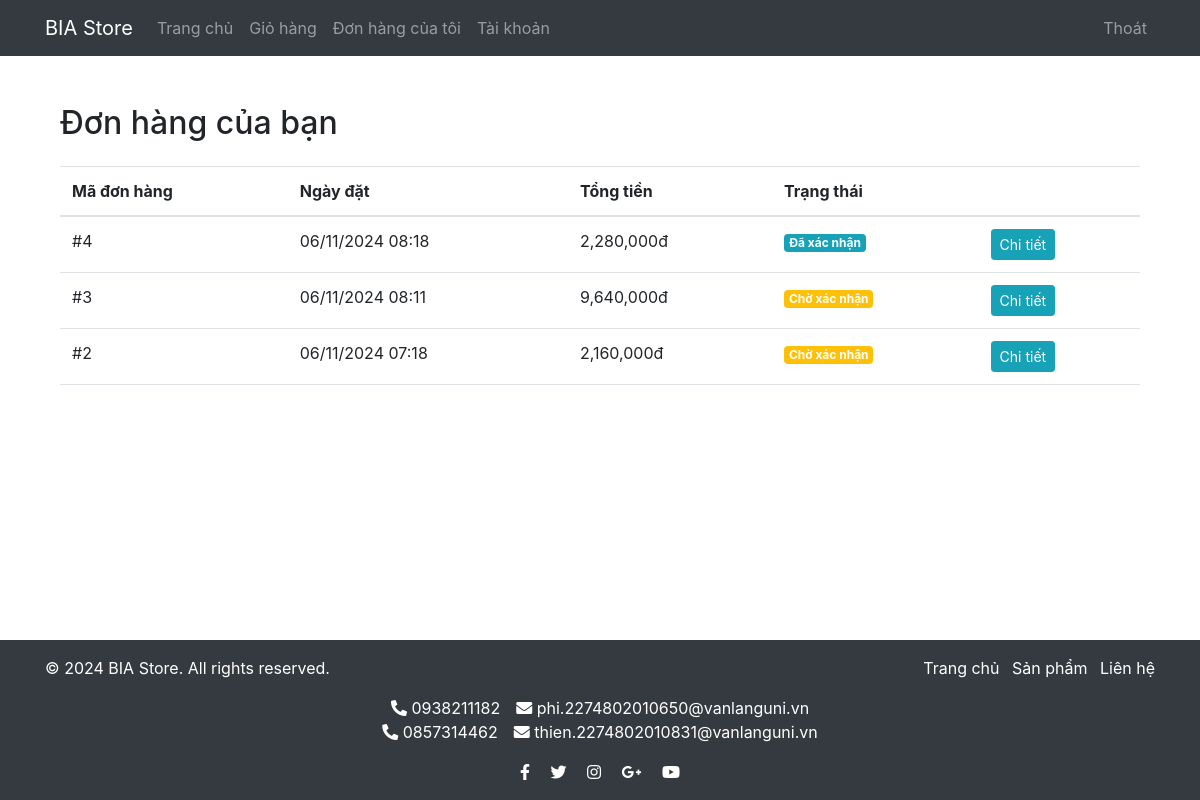
Screenshot of /orders (signed in) with the database file from the repository.
### app.py (models this page shows, shortened)
class Order(db.Model):
    id = db.Column(db.Integer, primary_key=True)
    user_id = db.Column(db.Integer, db.ForeignKey('user.id'), nullable=False)
    status = db.Column(db.String(50), default='pending')
    total_amount = db.Column(db.Float, nullable=False)
    shipping_address = db.Column(db.String(500), nullable=False)
    phone = db.Column(db.String(20), nullable=False)
    note = db.Column(db.Text)
    created_at = db.Column(db.DateTime, default=datetime.utcnow)
    updated_at = db.Column(db.DateTime, onupdate=datetime.utcnow)
    items = db.relationship('OrderItem', backref='order', lazy=True)

### app.py (the view)
@app.route('/orders')
@login_required
def view_orders():
    orders = Order.query.filter_by(user_id=current_user.id)\
        .order_by(Order.created_at.desc()).all()
    return render_template('orders.html', orders=orders)

### app.py (called while the page is built)
@login_manager.user_loader
def load_user(user_id):
    return User.query.get(int(user_id))

### templates/orders.html
{% extends "base.html" %}
{% block content %}
<div class="container py-4">
    <h2 class="mb-4">Đơn hàng của bạn</h2>
    {% if orders %}
        <div class="table-responsive">
            <table class="table">
                <thead>
                    <tr>
                        <th>Mã đơn hàng</th>
                        <th>Ngày đặt</th>
                        <th>Tổng tiền</th>
                        <th>Trạng thái</th>
                        <th></th>
                    </tr>
                </thead>
                <tbody>
                    {% for order in orders %}
                    <tr>
                        <td>#{{ order.id }}</td>
                        <td>{{ order.created_at.strftime('%d/%m/%Y %H:%M') }}</td>
                        <td>{{ "{:,.0f}".format(order.total_amount) }}đ</td>
                        <td>
                            <span class="badge bg-{{ {
                                'pending': 'warning',
                                'confirmed': 'info',
                                'shipping': 'primary',
                                'completed': 'success',
                                'cancelled': 'danger'
                            }[order.status] }}">
                                {{ {
                                    'pending': 'Chờ xác nhận',
                                    'confirmed': 'Đã xác nhận',
                                    'shipping': 'Đang giao hàng',
                                    'completed': 'Hoàn thành',
                                    'cancelled': 'Đã hủy'
                                }[order.status] }}
                            </span>
                        </td>
                        <td>
                            <a href="{{ url_for('order_detail', order_id=order.id) }}"
                               class="btn btn-sm btn-info">
                                Chi tiết
                            </a>
                        </td>
                    </tr>
                    {% endfor %}
                </tbody>
            </table>
        </div>
    {% else %}
        <div class="text-center py-5">
            <h4>Bạn chưa có đơn hàng nào</h4>
            <a href="{{ url_for('index') }}" class="btn btn-primary mt-3">Tiếp tục mua sắm</a>
        </div>
    {% endif %}
</div>
{% endblock %}

### rows the page displays
Order: id "4", created_at "06/11/2024 08:18", total_amount "2,280,000", status "Đã xác nhận"
Order: id "3", created_at "06/11/2024 08:11", total_amount "9,640,000", status "Chờ xác nhận"
Order: id "2", created_at "06/11/2024 07:18", total_amount "2,160,000", status "Chờ xác nhận"
